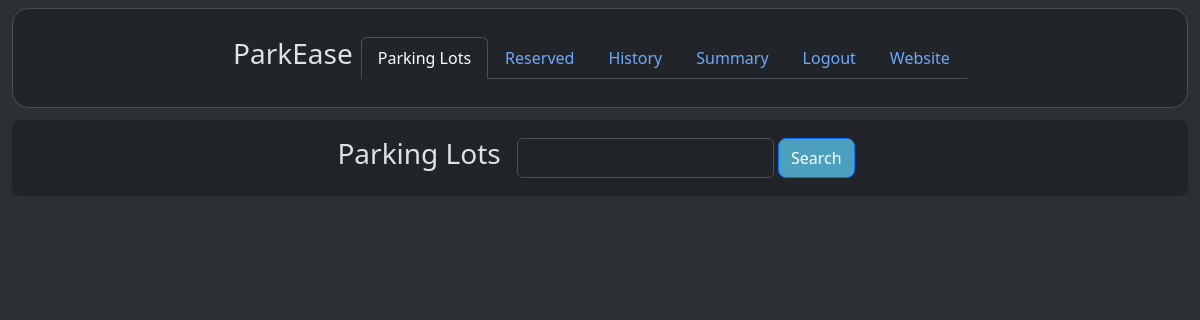
Before: /user/dashboard (signed in) with the older database file.
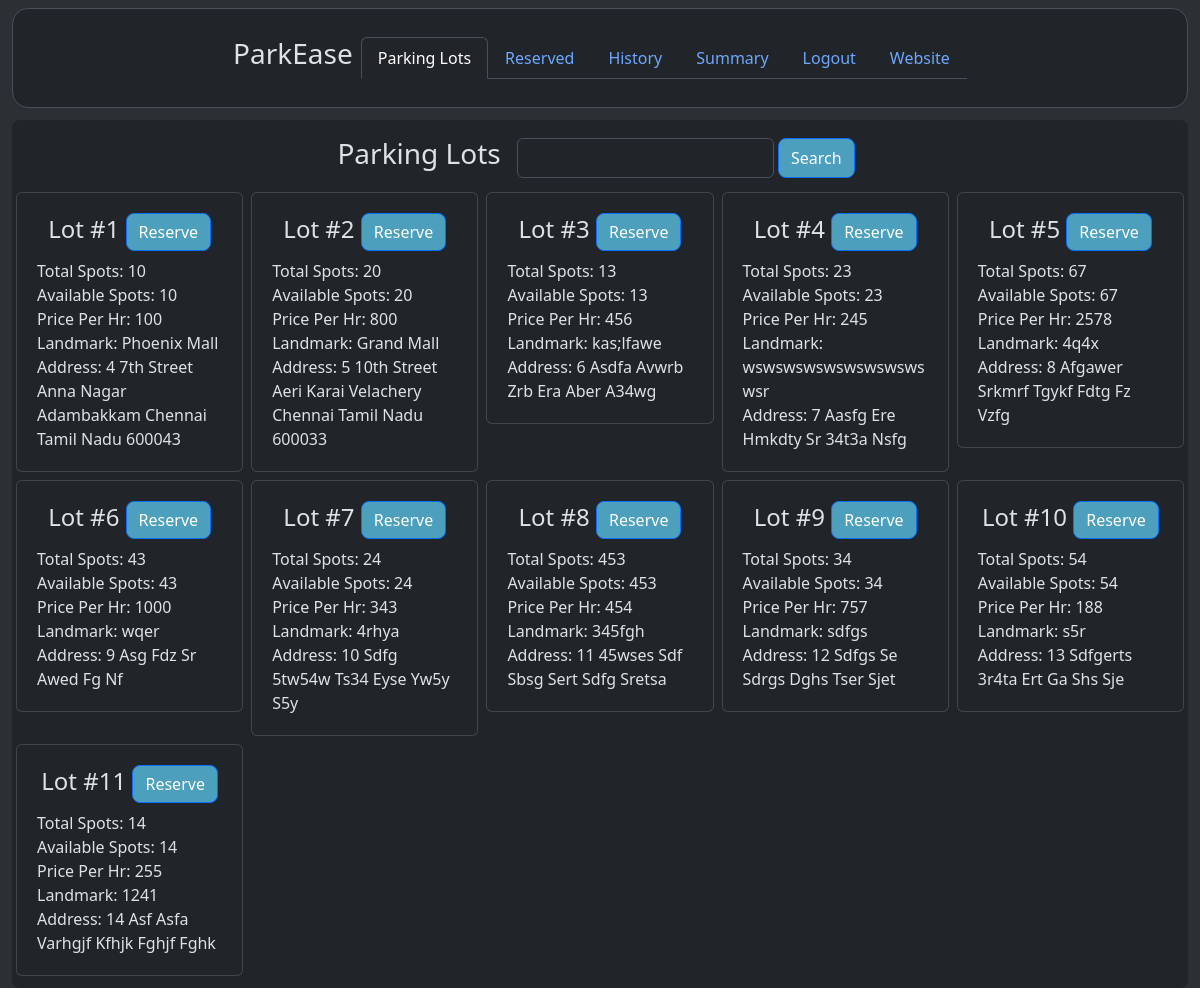
After: the same page with the newer database file.
### models/parkingInfo.py (models this page shows, shortened)
class ParkingLot(db.Model) :
    __tablename__ = "parkinglot"
    id = db.Column(db.Integer, primary_key = True, autoincrement = True)
    landmark = db.Column(db.String)
    noOfParkingSpots = db.Column(db.Integer)
    pricePerHr = db.Column(db.Integer)
    addressId = db.Column(db.Integer, db.ForeignKey("address.id"))
    address = db.relationship("Address", uselist = False, backref = "parkingLot")
    parkingSpots = db.relationship("ParkingSpot", backref = "parkingLot") #parking lot and parking spot is 1 - M

### models/userInfo.py (models this page shows)
class Address(db.Model) :
    __tablename__ = "address"
    id = db.Column(db.Integer, primary_key = True, autoincrement = True)
    streetName = db.Column(db.String)
    locality = db.Column(db.String)
    subLocality = db.Column(db.String)
    city = db.Column(db.String)
    state = db.Column(db.String)
    pinCode = db.Column(db.String)
    def __str__(self) :
        return "{} {} {} {} {} {} {}".format(self.id, self.streetName.lower(), self.locality.lower(), self.subLocality.lower(), self.city.lower(), self.state.lower(), self.pinCode)

### controllers/userDashboard.py (the view)
@userbp.route("/dashboard", methods = ["GET", "POST"])
def dashboard() :
    if request.method == "GET" :
        return render_template("user/userDashboard.html", parkingLots = viewParkingLots())
    elif request.method == "POST" :
        session["parkingLotId"] = request.form["parkingLotId"]
        return redirect(url_for("user.vehicleNo"))
    return render_template("user/userDashboard.html", parkingLots = viewParkingLots())

### controllers/adminDashboard.py (called while the page is built)
def viewParkingLots() :
    return db.session.execute(db.select(ParkingLot)).scalars().all()

### controllers/userDashboard.py (called while the page is built)
@userbp.before_request
def restrict() :
    if session.get("type") != "user" :
        return redirect(url_for("general.signIn"))

### templates/user/userDashboard.html (shortened to what the changed rows need)
<!DOCTYPE html>
<html class = "h-100" data-bs-theme = "dark">
    <head>
        <link rel = "stylesheet" href = "/static/bootstrap/css/bootstrap.min.css"/>
        <link rel = "stylesheet" href = "/static/css/style.css"/>
    </head>
    <body class = "h-100">
        <div class = "container-fluid bg-body-tertiary min-vh-100">
            <div class = "rounded-3 container-fluid bg-body p-2 overflow-fixed" style = "height: 80%; width: 100%; margin-top: 120px;">
                <div class = "ms-1 me-1">
                    <div class = "row row-cols-1 row-cols-sm-2 row-cols-md-3 row-cols-lg-4 row-cols-xl-5 row-cols-xxl-6">
                        {% for parkingLot in parkingLots %}
                            <div class = "col p-1">
                                <div class = "card p-1">
                                    <form method = "POST" action = "/user/dashboard" style = "height: 100%; width: 100%;">
                                        <div class = "card-body">
                                            <h4 class = "card-title text-center">
                                                Lot #{{ parkingLot.id }}
                                                <button type = "submit" name = "action" value = "reserve" class = "btn btn-primary" style = "z-index: 998; position: relative;">
                                                        Reserve
                                                </button>
                                            </h4>
                                            <p class = "card-text">
                                                Total Spots: {{ parkingLot.noOfParkingSpots }}
                                                Available Spots: {{ parkingLot.parkingSpots | selectattr("status", "equalto", 0) | list | count }}
                                                Price Per Hr: {{ parkingLot.pricePerHr }}
                                                Landmark: {{ parkingLot.landmark }}
                                                Address: {{ parkingLot.address | title }}
                                            </p>
                                        </div>
                                    </form>
                                </div>
                            </div>
                        {% endfor %}
                    </div>
                </div>
            </div>
        </div>
    </body>
</html>

Changed rows visible on the page:
added ParkingLot: id "1", noOfParkingSpots "10", parkingSpots|selectattr "10", pricePerHr "100", landmark "Phoenix Mall", address "4 7th Street Anna Nagar Adambakkam Chennai Tamil Nadu 600043"
added ParkingLot: id "2", noOfParkingSpots "20", parkingSpots|selectattr "20", pricePerHr "800", landmark "Grand Mall", address "5 10th Street Aeri Karai Velachery Chennai Tamil Nadu 600033"
added ParkingLot: id "3", noOfParkingSpots "13", parkingSpots|selectattr "13", pricePerHr "456", landmark "kas;lfawe", address "6 Asdfa Avwrb Zrb Era Aber A34wg"
added ParkingLot: id "4", noOfParkingSpots "23", parkingSpots|selectattr "23", pricePerHr "245", landmark "wswswswswswswswswswsr", address "7 Aasfg Ere Hmkdty Sr 34t3a Nsfg"
added ParkingLot: id "5", noOfParkingSpots "67", parkingSpots|selectattr "67", pricePerHr "2578", landmark "4q4x", address "8 Afgawer Srkmrf Tgykf Fdtg Fz Vzfg"
added ParkingLot: id "6", noOfParkingSpots "43", parkingSpots|selectattr "43", pricePerHr "1000", landmark "wqer", address "9 Asg Fdz Sr Awed Fg Nf"
added ParkingLot: id "7", noOfParkingSpots "24", parkingSpots|selectattr "24", pricePerHr "343", landmark "4rhya", address "10 Sdfg 5tw54w Ts34 Eyse Yw5y S5y"
added ParkingLot: id "8", noOfParkingSpots "453", parkingSpots|selectattr "453", pricePerHr "454", landmark "345fgh", address "11 45wses Sdf Sbsg Sert Sdfg Sretsa"
added ParkingLot: id "9", noOfParkingSpots "34", parkingSpots|selectattr "34", pricePerHr "757", landmark "sdfgs", address "12 Sdfgs Se Sdrgs Dghs Tser Sjet"
added ParkingLot: id "10", noOfParkingSpots "54", parkingSpots|selectattr "54", pricePerHr "188", landmark "s5r", address "13 Sdfgerts 3r4ta Ert Ga Shs Sje"
added ParkingLot: id "11", noOfParkingSpots "14", parkingSpots|selectattr "14", pricePerHr "255", landmark "1241", address "14 Asf Asfa Varhgjf Kfhjk Fghjf Fghk"
